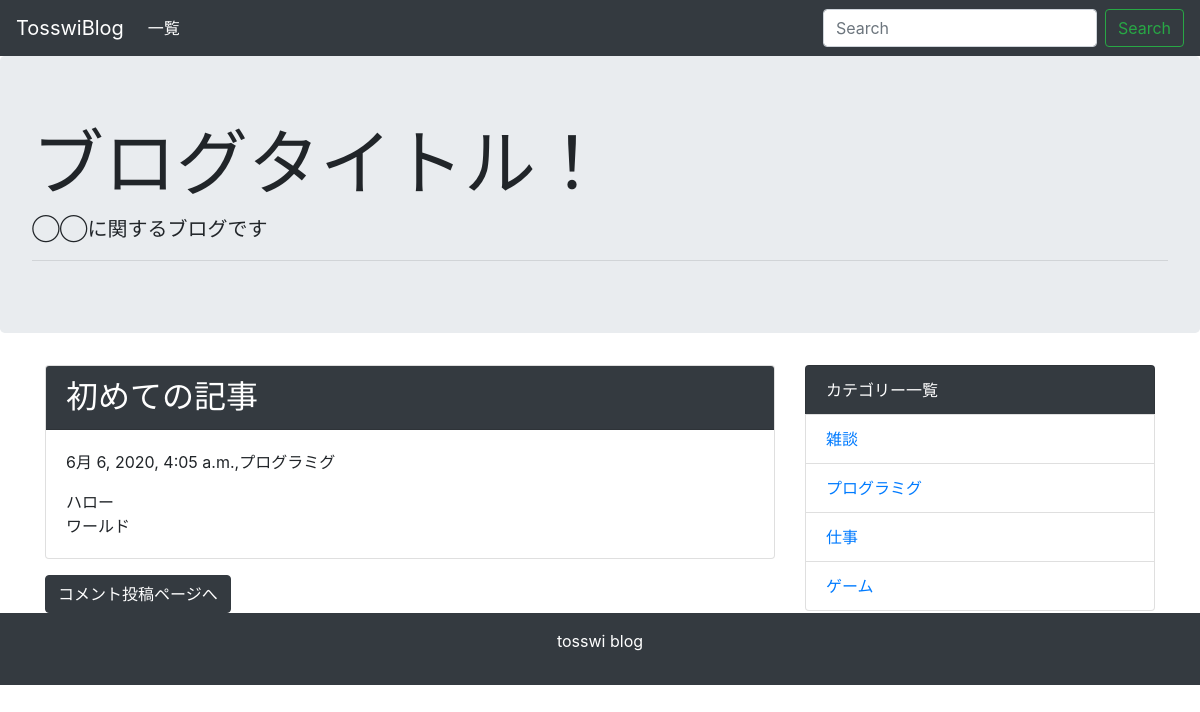
Page /detail/1/ on the committed database.
### blog/models.py (models this page shows, shortened)
class Post(models.Model):
  title = models.CharField('タイトル',max_length=30)
  text = models.TextField('本文')
  created_at = models.DateTimeField('作成日',default=timezone.now)
  category = models.ForeignKey(Category,verbose_name='カテゴリー',on_delete=models.PROTECT)

class Category(models.Model):
  name = models.CharField('カテゴリー名',max_length=25)
  created_at = models.DateTimeField('作成日', default=timezone.now)
  def __str__(self):
    return self.name

### blog/views.py (the view)
# urls.py: path('detail/<int:pk>/',views.DetailView.as_view(), name='detail'),
class DetailView(generic.DetailView):
    model = Post

### blog/context_processors.py (called while the page is built)
def common(request):
  context = {
    'category_list':Category.objects.all(),
  }
  return context

### blog/templates/blog/post_detail.html (shortened to what this page needs)
{% extends 'blog/base.html' %}
{% block content %}
<div class="card mb-3">
  <h2 class="card-header bg-dark text-white">{{ post.title }}</h2>
  <div class="card-body">
    <p>{{ post.created_at }},{{ post.category }}</p>
    {{post.text | linebreaksbr}}
  </div>
</div>
<a class="btn btn-dark" href="{% url 'blog:comment' post.pk %}">コメント投稿ページへ</a>
{% endblock %}

### blog/templates/blog/base.html (shortened to what this page needs)
<!doctype html>
<html lang="ja">
  <head>
    <link rel="stylesheet" href="https://maxcdn.bootstrapcdn.com/bootstrap/4.0.0-beta.2/css/bootstrap.min.css">
  </head>
  <body>
    <nav class="navbar navbar-expand-lg navbar-dark bg-dark">
      <a class="navbar-brand" href="#">TosswiBlog</a>
      <div class="collapse navbar-collapse" id="navbarSupportedContent">
        <ul class="navbar-nav mr-auto">
          <li class="nav-item active">
            <a class="nav-link" href="{% url 'blog:index' %}">一覧</a>
          </li>
        </ul>
        <form class="form-inline my-2 my-lg-0" method="GET" action="{% url 'blog:index' %}">
          <input class="form-control mr-sm-2" type="text" placeholder="Search" aria-label="Search" name="keyword">
          <button class="btn btn-outline-success my-2 my-sm-0" type="submit">Search</button>
        </form>
      </div>
    </nav>
    <div class="jumbotron">
      <h1 class="display-3">ブログタイトル！</h1>
      <p class="lead">◯◯に関するブログです</p>
      <hr class="my-2">
    </div>
    <div class="container">
      <div class="row">
        <div class="col-md-8">
          {% block content %}
          {% endblock %}
        </div>
        <div class="col-md-4">
          <ul class="list-group">
            <li class="list-group-item bg-dark text-white">カテゴリー一覧</li>
            {% for category in category_list %}
              <li class="list-group-item"><a href="{% url 'blog:category' category.pk %}">{{ category }}</a></li>
            {% endfor %}
          </ul>
        </div>
      </div>
    </div>
    <footer class="bg-dark text-white text-center py-3">
      <p>tosswi blog</p>
    </footer>
  </body>
</html>

### rows in the picture
Post: title "初めての記事", created_at "6月 6, 2020, 4:05 a.m.", category "プログラミグ", text "ハロー ワールド"
Category: name "雑談"
Category: name "プログラミグ"
Category: name "仕事"
Category: name "ゲーム"
